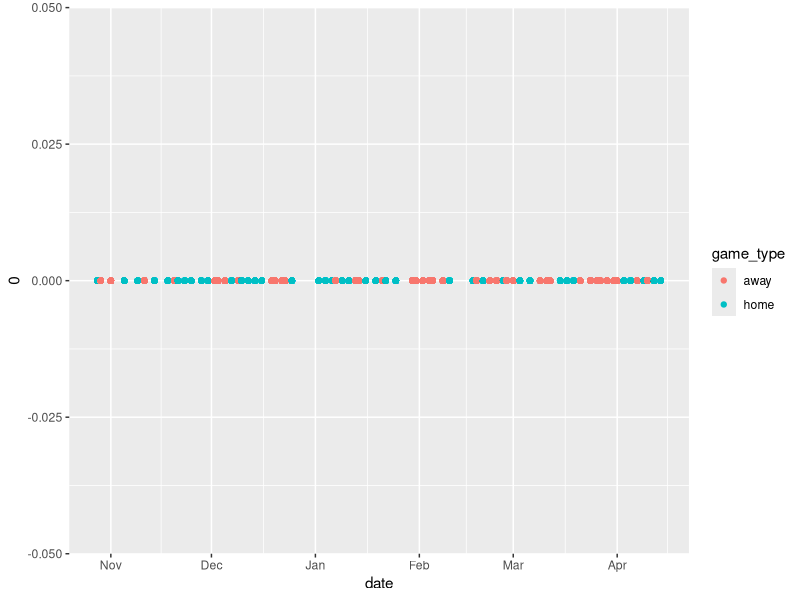
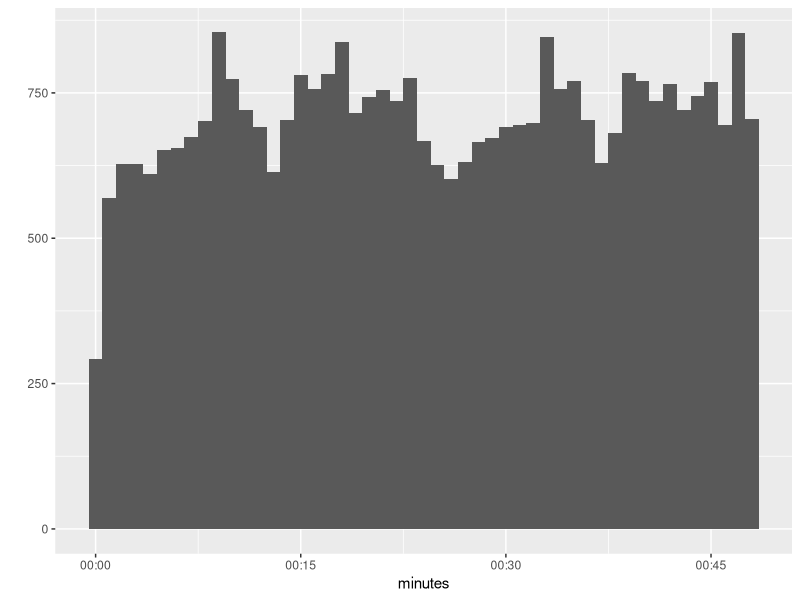

Write R code to recreate these figures, in order.
library(tidyverse)
library(lubridate)

####----Comparing Base R to Lubridate----####

# 'date' as a POSIXct date-time object
# The POSIXct class stores date/time values as the number of seconds since January 1, 1970, 
# while the POSIXlt class stores them as a list with elements for second, minute, hour, day, month, and year, among others.
r_date <- as.POSIXct("01-01-2010", format = "%d-%m-$Y", tz = "UTC")  # Base R
print(r_date)
date <- dmy("01-01-2010")  # Lubridate
print(date)

# extracting the month from 'date'
as.numeric(format(date, "%m")) 
month(date) 

# changing the month in 'date'
date <- as.POSIXct(format(date, "%Y-2-%d", tz = "UTC"))
month(date) <- 2

# change 'date' to one day earlier and set time zone to "GMT" 
date <- seq(date, length = 2, by = "-1 day")[2]; as.POSIXct(format(as.POSIXct(date), tz = "UTC"), tz = "GMT")
date <- date -days(1); with_tz(date, tz = "GMT")


# some other useful date manipulation

# parsing dates
z = "1970-10-15" 
ymd(z)

z = "10/15/1970"
mdy(z)

z = 15101970
dmy(z)

date <- c("31.12.2010", "01.01.2011")
dmy(date)

date <- c("31.12.2010", "01.01.2011")
mdy(date) # fail cause there is no 31st month

# sequence of dates
date <- origin
date <- date + c(0:9) * days(1)

# exploring dates
wday(date) # day of the week
yday(date) # day of the year




####----Thanksgiving Example----####

# thanksgiving is not celebrated on the same date every year 
# rather it is the 4th thursday of november
# so what was that date in 2010?

# create 'date'
date <- ymd("2010-01-01")
month(date) <- 11 # date = "2010-11-01"

# check which day of the week november 1st is
wday(date, label = T, abbr = F) # Monday
# thus novermber 4th will be the first thursday so add three days and three weeks
date <- date + days(3) + weeks(3)
print(date)




####----Basketball Example----####

lakers <- lubridate::lakers
view(lakers)

# 'date' are integer objects
str(lakers$date)

# dates look to be in the year-month-day format so use ymd() to parse them into R as date-time objects
lakers$date <- ymd(lakers$date)
str(lakers$date)

# now R recognizes 'date' as POSIXct date-time object 
# which means functions that use this method will treat them as date-times

# ggplot2 functions will recognize these date-times
qplot(x = date, y = 0, data = lakers, colour = game_type)
# notice how tick marks and breaks are automatically generated
# this is through lubridate pretty.dates()

# lets look at times within the game
# 'time' has minutes and seconds but is not a unique date-time object 
# lubridate ms() lets you store this as a period object
lakers$time <- ms(lakers$time)
str(lakers$time)

# since periods have relative length we should convert periods to durations
lakers$time <- as.duration(lakers$time)
# and then multiply the period by 12m and subtract the time to compare and plot
lakers$time <- dminutes(12) * lakers$period - lakers$time

# some games have overtime (period 5) which is not 12 minutes so we will remove this period
lakers <- subset(lakers, period != 5)

# ggplot does not support difftimes, so convert 'time' so that all oberservations 
# have the same starting date (this date is abitrary for this example)
lakers$minutes <- ymd("2008-01-01") + lakers$time
str(lakers$minutes)
# plot histogram of play count based on the time of game
qplot(minutes, data = lakers, geom = "histogram", binwidth = 60)
# --- End of Example --- #




